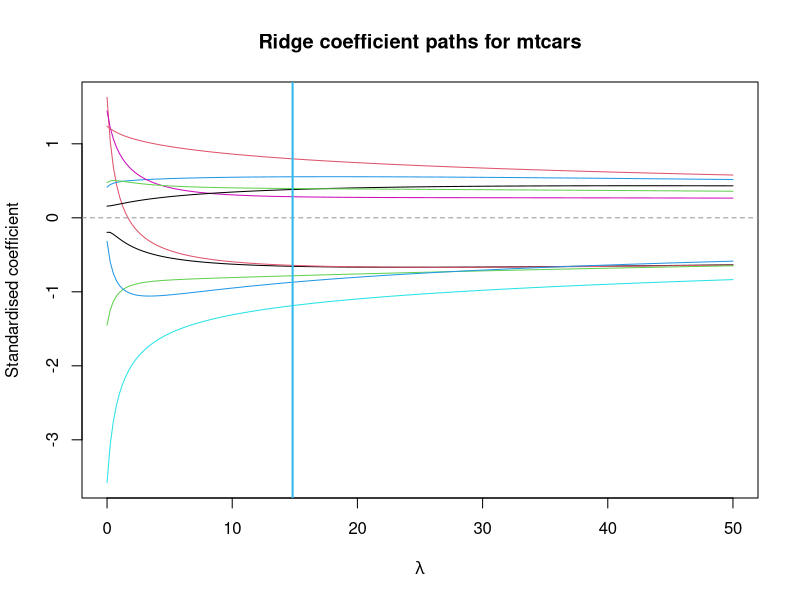

This figure's R source:
## ---- chunk 1
#| label: ols-baseline
set.seed(2026)

# Plain ordinary least squares with all 10 predictors
olsModel <- lm(mpg ~ ., data = mtcars)
summary(olsModel)$coefficients

# Coefficient of determination on the TRAINING data (optimistic!)
summary(olsModel)$r.squared
## ---- chunk 2
#| label: ridge-massridge
library(MASS)
set.seed(2026)

# Try a grid of lambda values
lambdaGrid <- seq(0, 50, length.out = 200)
ridgeFit <- lm.ridge(mpg ~ ., data = mtcars, lambda = lambdaGrid)

# The generalised cross-validation (GCV) criterion suggests a good lambda
bestLambda <- lambdaGrid[which.min(ridgeFit$GCV)]
bestLambda

# Coefficients at the chosen lambda (note they are shrunk toward zero)
coef(lm.ridge(mpg ~ ., data = mtcars, lambda = bestLambda))
## ---- chunk 3
#| label: ridge-pathplot
# Visualise how each coefficient shrinks as lambda grows
matplot(lambdaGrid, t(ridgeFit$coef), type = "l", lty = 1,
        xlab = expression(lambda), ylab = "Standardised coefficient",
        main = "Ridge coefficient paths for mtcars")
abline(h = 0, col = "grey60", lty = 2)
abline(v = bestLambda, col = "#31BAE9", lwd = 2)
